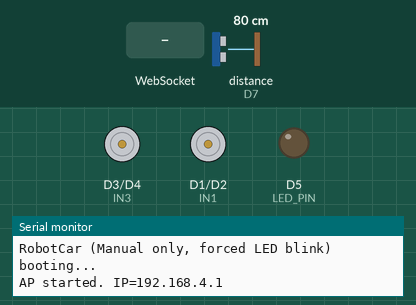
Simulated run of this sketch. Board: ESP8266 (NodeMCU). Parts: motor-driver pin pairs drawn as motors (green arrow = first pin HIGH = forward, orange = second pin HIGH = backward, longer = more drive), output pins drawn as LEDs (lit = HIGH), the last lines printed to the serial monitor. Wiring (inferred from the names in the program): ultrasonic range finder: trigger D6; echo D7. Dashed ring = blinking. The test bench sets the inputs (shaded band); at power-on: distance to the obstacle (sensor on D7) 80 cm. The echo pulse lasts 58.3 µs per cm; pins used as bus, display or sensor lines are not drawn.

Above: at 1.2 s.
1.3 s: distance to the obstacle (sensor on D7) set to 23 cm
2.8 s: distance to the obstacle (sensor on D7) set to 19 cm
At 3.13 s:
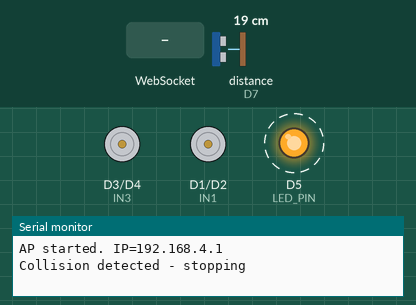
5.8 s: WebSocket text "B" received
At 6.03 s:
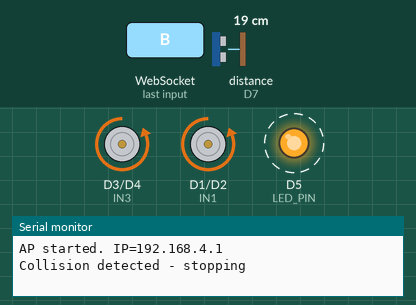
8.8 s: WebSocket text "L" received
At 9.88 s:
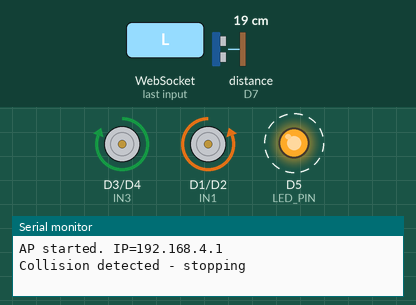
11.8 s: WebSocket text "R" received
At 12.77 s:
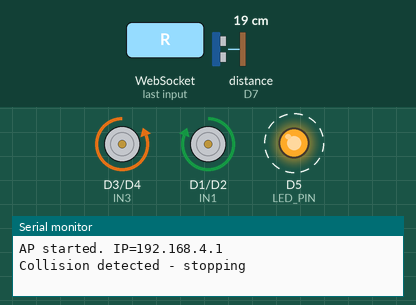
14.8 s: WebSocket text "F" received
At 15.67 s:
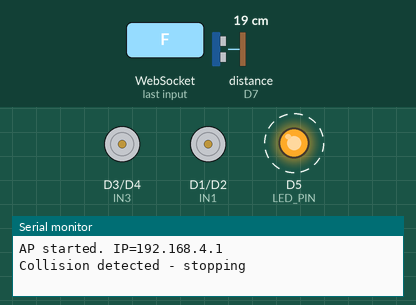
Timing chart, 0 to 18.8 s (numbered marks = the images above; inputs shaded):
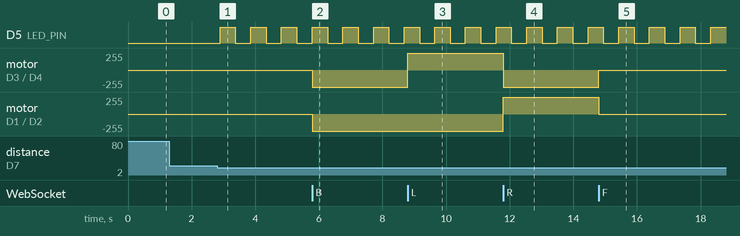

Measured:
- the behaviour switches between 21 and 20 cm on distance to the obstacle (sensor on D7) (found by bisection; images 0 and 1)
- after the input at 1.3 s, every drawn part: stays the same
- after the input at 2.8 s, D5 (LED_PIN): alternates HIGH for 0.48 s and LOW for 0.48 s, starting after 0.10 s
- after the input at 5.8 s, motor on D3 (IN3) / D4 (IN4), motor on D1 (IN1) / D2 (IN2): stopped → backward 255/255 at once
- after the input at 8.8 s, motor on D3 (IN3) / D4 (IN4): backward 255/255 → forward 255/255 at once
- after the input at 11.8 s, motor on D3 (IN3) / D4 (IN4): forward 255/255 → backward 255/255 at once; motor on D1 (IN1) / D2 (IN2): backward 255/255 → forward 255/255 at once
- after the input at 14.8 s, motor on D3 (IN3) / D4 (IN4): backward 255/255 → stopped at once; motor on D1 (IN1) / D2 (IN2): forward 255/255 → stopped at once

The sketch:

ROBOTCARMANUAL.ino
```cpp
#include <ESP8266WiFi.h>
#include <DNSServer.h>
#include <ESP8266WebServer.h>
#include <WebSocketsServer.h>

// ================== PIN MAP ==================
const uint8_t IN1 = D1;
const uint8_t IN2 = D2;
const uint8_t IN3 = D3;
const uint8_t IN4 = D4;

const uint8_t LED_PIN = D5;      // indicator LED (external)
const uint8_t TRIG_PIN = D6;     // HC-SR04 Trigger
const uint8_t ECHO_PIN = D7;     // HC-SR04 Echo

// ================== Wi-Fi Config ==================
const char *ssid = "RobotCar_AP";
const char *password = "12345678";

// ================== Server Setup ==================
DNSServer dnsServer;
ESP8266WebServer server(80);
WebSocketsServer webSocket(81);

// ================== Parameters ==================
const int COLLISION_DISTANCE_CM = 20;      // obstacle threshold (blocks forward)
const unsigned long SENSOR_INTERVAL_MS = 120; // ultrasonic sampling
const unsigned long LED_BLINK_PERIOD_MS = 400;

// ================== State ==================
unsigned long lastSensorMillis = 0;
unsigned long ledBlinkMillis = 0;
bool ledBlinkState = false;

bool collisionDetected = false; // sensor-based
bool ledManualOn = false;       // toggled by LED_TOGGLE and persists across operation
float currentDistance = -1.0f;  // latest measured distance

// ================== HTML PAGE ==================
const char htmlPage[] PROGMEM = R"rawliteral(
<!doctype html>
<html><head>
<meta name="viewport" content="width=device-width,initial-scale=1">
<meta charset="utf-8"><title>Robot Control</title>
<style>
:root{
  --bg-primary: #0a0e1a;
  --bg-secondary: #111827;
  --bg-card: #1a1f35;
  --accent-blue: #3b82f6;
  --accent-blue-hover: #2563eb;
  --accent-green: #10b981;
  --text-primary: #f9fafb;
  --text-secondary: #9ca3af;
  --border: rgba(255,255,255,0.08);
  --danger: #ef4444;
  --shadow: rgba(0,0,0,0.3);
}

* {
  margin: 0;
  padding: 0;
  box-sizing: border-box;
  -webkit-user-select: none;
  -moz-user-select: none;
  user-select: none;
}

html, body {
  height: 100%;
  font-family: -apple-system, BlinkMacSystemFont, 'Segoe UI', 'Inter', sans-serif;
  background: linear-gradient(135deg, var(--bg-primary) 0%, var(--bg-secondary) 100%);
  color: var(--text-primary);
  overflow-x: hidden;
}

.container {
  min-height: 100vh;
  display: flex;
  align-items: center;
  justify-content: center;
  padding: 20px;
}

.card {
  width: 100%;
  max-width: 420px;
  background: var(--bg-card);
  border-radius: 24px;
  padding: 32px 24px;
  border: 1px solid var(--border);
  box-shadow: 0 20px 60px var(--shadow);
  backdrop-filter: blur(10px);
}

.header {
  text-align: center;
  margin-bottom: 32px;
  padding-bottom: 24px;
  border-bottom: 1px solid var(--border);
}

.title {
  font-size: 28px;
  font-weight: 700;
  letter-spacing: -0.5px;
  margin-bottom: 8px;
  background: linear-gradient(135deg, #60a5fa 0%, #3b82f6 100%);
  -webkit-background-clip: text;
  -webkit-text-fill-color: transparent;
  background-clip: text;
}

.subtitle {
  font-size: 13px;
  color: var(--text-secondary);
  line-height: 1.6;
}

.controls {
  display: flex;
  flex-direction: column;
  gap: 16px;
}

.control-row {
  display: flex;
  justify-content: space-between;
  align-items: center;
  gap: 12px;
}

.control-center {
  display: flex;
  justify-content: center;
}

.btn {
  padding: 16px 32px;
  border-radius: 14px;
  background: linear-gradient(135deg, var(--accent-blue) 0%, var(--accent-blue-hover) 100%);
  color: white;
  font-weight: 600;
  font-size: 15px;
  border: none;
  cursor: pointer;
  transition: all 0.2s ease;
  box-shadow: 0 4px 16px rgba(59, 130, 246, 0.3);
  position: relative;
  overflow: hidden;
}

.btn:hover {
  transform: translateY(-2px);
  box-shadow: 0 6px 24px rgba(59, 130, 246, 0.4);
}

.btn:active {
  transform: translateY(0);
}

.btn:disabled {
  opacity: 0.5;
  cursor: not-allowed;
  transform: none !important;
}

.btn-small {
  padding: 12px 24px;
  font-size: 14px;
  flex: 1;
}

.btn-ghost {
  background: rgba(255, 255, 255, 0.05);
  border: 1px solid var(--border);
  box-shadow: none;
}

.btn-ghost:hover {
  background: rgba(255, 255, 255, 0.08);
  box-shadow: none;
}

.led-section {
  display: flex;
  align-items: center;
  gap: 12px;
  padding: 12px 16px;
  background: rgba(255, 255, 255, 0.03);
  border-radius: 12px;
  border: 1px solid var(--border);
}

.led {
  width: 12px;
  height: 12px;
  border-radius: 50%;
  background: rgba(255, 255, 255, 0.1);
  transition: all 0.3s ease;
  box-shadow: inset 0 2px 4px rgba(0, 0, 0, 0.3);
}

.led.on {
  background: var(--accent-green);
  box-shadow: 0 0 20px rgba(16, 185, 129, 0.6), 0 0 40px rgba(16, 185, 129, 0.3);
}

.btn-led {
  flex: 1;
  padding: 8px 16px;
  font-size: 13px;
  border-radius: 8px;
}

.connection-status {
  font-size: 12px;
  color: var(--text-secondary);
  padding: 8px 12px;
  background: rgba(255, 255, 255, 0.03);
  border-radius: 8px;
  border: 1px solid var(--border);
  text-align: center;
  font-weight: 500;
}

.status-panel {
  margin-top: 24px;
  padding: 20px;
  background: rgba(255, 255, 255, 0.03);
  border-radius: 16px;
  border: 1px solid var(--border);
}

.status-row {
  display: flex;
  justify-content: space-between;
  align-items: center;
  padding: 12px 0;
}

.status-row:not(:last-child) {
  border-bottom: 1px solid var(--border);
}

.status-label {
  font-size: 14px;
  color: var(--text-secondary);
  font-weight: 500;
}

.status-value {
  font-size: 18px;
  font-weight: 700;
  color: var(--text-primary);
}

.warning {
  color: var(--danger);
  font-weight: 700;
  font-size: 14px;
  animation: pulse 1.5s ease-in-out infinite;
}

@keyframes pulse {
  0%, 100% { opacity: 1; }
  50% { opacity: 0.6; }
}

.footer {
  margin-top: 24px;
  padding-top: 20px;
  border-top: 1px solid var(--border);
  text-align: center;
  font-size: 12px;
  color: var(--text-secondary);
  line-height: 1.6;
}

@media (max-width: 480px) {
  .card {
    padding: 24px 20px;
  }

  .title {
    font-size: 24px;
  }

  .btn {
    padding: 14px 28px;
    font-size: 14px;
  }

  .btn-small {
    padding: 10px 20px;
    font-size: 13px;
  }
}
</style>
</head><body>
<div class="container">
  <div class="card">
    <div class="header">
      <div class="title">Robot Control</div>
      <div class="subtitle">HC-SR04 Collision Detection<br>LED Force Blink on Obstacle</div>
    </div>

    <div class="controls">
      <div class="control-center">
        <button id="btnF" class="btn" data-cmd="F">FORWARD</button>
      </div>

      <div class="control-row">
        <button id="btnL" class="btn btn-small" data-cmd="L">LEFT</button>
        <button id="btnS" class="btn btn-ghost btn-small" data-cmd="S">STOP</button>
        <button id="btnR" class="btn btn-small" data-cmd="R">RIGHT</button>
      </div>

      <div class="control-center">
        <button id="btnB" class="btn" data-cmd="B">BACK</button>
      </div>

      <div class="control-row" style="margin-top: 8px;">
        <div class="led-section">
          <span id="ledIndicator" class="led"></span>
          <button id="btnToggleLED" class="btn btn-ghost btn-led">Toggle LED</button>
        </div>
        <div id="connText" class="connection-status">Connecting...</div>
      </div>
    </div>

    <div class="status-panel">
      <div class="status-row">
        <span class="status-label">Distance</span>
        <span id="distanceText" class="status-value">-- cm</span>
      </div>
      <div class="status-row">
        <span class="status-label">Status</span>
        <span id="collisionText" class="status-value">—</span>
      </div>
    </div>

    <div class="footer">
      Hold buttons for continuous movement<br>
      Forward disabled during obstacle detection<br>
      <br>
      <strong>Created by Roy Cuadra @2025</strong>
    </div>
  </div>
</div>

<script>
(function(){
  let ws;
  const connText=document.getElementById('connText');
  const distanceText=document.getElementById('distanceText');
  const collisionText=document.getElementById('collisionText');
  const ledIndicator=document.getElementById('ledIndicator');

  const btnF=document.getElementById('btnF');
  const btnB=document.getElementById('btnB');
  const btnL=document.getElementById('btnL');
  const btnR=document.getElementById('btnR');
  const btnS=document.getElementById('btnS');
  const btnToggleLED=document.getElementById('btnToggleLED');

  function connect(){
    ws = new WebSocket('ws://'+location.hostname+':81/');
    ws.onopen = ()=> connText.textContent='Connected';
    ws.onclose = ()=> connText.textContent='Disconnected';
    ws.onerror = ()=> connText.textContent='WS Error';
    ws.onmessage = (e)=> handleMsg(e.data);
  }
  function handleMsg(msg){
    if(msg.startsWith('DIST:')){
      distanceText.textContent = msg.split(':')[1] + ' cm';
    } else if(msg==='COLLIDE'){
      collisionText.innerHTML = '<span class="warning">OBSTACLE</span>';
    } else if(msg==='BLOCK_FWD'){
      btnF.disabled=true; btnF.classList.add('btn-ghost');
      collisionText.innerHTML = '<span class="warning">FORWARD BLOCKED</span>';
    } else if(msg==='CLEAR_BLOCK'){
      btnF.disabled=false; btnF.classList.remove('btn-ghost');
      collisionText.textContent = '—';
    } else if(msg==='LED_ON'){
      ledIndicator.classList.add('on');
    } else if(msg==='LED_OFF'){
      ledIndicator.classList.remove('on');
    }
  }

  function send(cmd){
    if(ws && ws.readyState===WebSocket.OPEN) ws.send(cmd);
  }

  btnF.addEventListener('pointerdown', ()=> send('F') );
  btnF.addEventListener('pointerup', ()=> send('S') );
  btnB.addEventListener('pointerdown', ()=> send('B') );
  btnB.addEventListener('pointerup', ()=> send('S') );
  btnL.addEventListener('pointerdown', ()=> send('L') );
  btnL.addEventListener('pointerup', ()=> send('S') );
  btnR.addEventListener('pointerdown', ()=> send('R') );
  btnR.addEventListener('pointerup', ()=> send('S') );
  btnS.addEventListener('click', ()=> send('S') );
  btnToggleLED.addEventListener('click', ()=> send('LED_TOGGLE') );

  connect();
  setInterval(()=> {
    if(!ws) { connText.textContent='Not connected'; return; }
    if(ws.readyState===WebSocket.OPEN) connText.textContent='Connected';
    else if(ws.readyState===WebSocket.CONNECTING) connText.textContent='Connecting...';
    else connText.textContent='Disconnected';
  },700);
})();
</script>
</body></html>
)rawliteral";

// ================== Movement helpers ==================
void forwardMove(){
  if(collisionDetected){ stopMotor(); return; }
  digitalWrite(IN1, HIGH);
  digitalWrite(IN2, LOW);
  digitalWrite(IN3, HIGH);
  digitalWrite(IN4, LOW);
}

void backwardMove(){
  digitalWrite(IN1, LOW);
  digitalWrite(IN2, HIGH);
  digitalWrite(IN3, LOW);
  digitalWrite(IN4, HIGH);
}

void leftMove(){
  digitalWrite(IN1, LOW);
  digitalWrite(IN2, HIGH);
  digitalWrite(IN3, HIGH);
  digitalWrite(IN4, LOW);
}

void rightMove(){
  digitalWrite(IN1, HIGH);
  digitalWrite(IN2, LOW);
  digitalWrite(IN3, LOW);
  digitalWrite(IN4, HIGH);
}

void stopMotor(){
  digitalWrite(IN1, LOW);
  digitalWrite(IN2, LOW);
  digitalWrite(IN3, LOW);
  digitalWrite(IN4, LOW);
}

// ================== WebSocket helpers ==================
void broadcastStatus(const char *msg) {
  String payload = msg;
  webSocket.broadcastTXT(payload);
}

// ================== Ultrasonic ==================
float readUltrasonicCM(){
  digitalWrite(TRIG_PIN, LOW);
  delayMicroseconds(2);
  digitalWrite(TRIG_PIN, HIGH);
  delayMicroseconds(10);
  digitalWrite(TRIG_PIN, LOW);
  unsigned long duration = pulseIn(ECHO_PIN, HIGH, 30000UL);
  if(duration == 0) return -1.0f;
  return (float)duration / 58.2f;
}

// ================== WebSocket message handler ==================
void handleWsMessage(uint8_t num, WStype_t type, uint8_t * payload, size_t length){
  if(type != WStype_TEXT) return;
  char buf[128];
  if(length > 127) length = 127;
  memcpy(buf, payload, length);
  buf[length] = '\0';
  String cmd = String(buf);
  cmd.trim();

  if(cmd == "F"){ forwardMove(); return; }
  if(cmd == "B"){ backwardMove(); return; }
  if(cmd == "L"){ leftMove(); return; }
  if(cmd == "R"){ rightMove(); return; }
  if(cmd == "S"){ stopMotor(); return; }

  if(cmd == "LED_TOGGLE"){
    ledManualOn = !ledManualOn;
    digitalWrite(LED_PIN, ledManualOn ? HIGH : LOW);
    broadcastStatus(ledManualOn ? "LED_ON" : "LED_OFF");
  }
}

void onWebSocketEvent(uint8_t num, WStype_t type, uint8_t * payload, size_t length){
  handleWsMessage(num, type, payload, length);
}

// ================== Setup ==================
void setup(){
  Serial.begin(115200);
  Serial.println("\nRobotCar (Manual only, forced LED blink) booting...");

  pinMode(IN1, OUTPUT); pinMode(IN2, OUTPUT);
  pinMode(IN3, OUTPUT); pinMode(IN4, OUTPUT);
  stopMotor();

  pinMode(LED_PIN, OUTPUT); digitalWrite(LED_PIN, LOW);
  pinMode(TRIG_PIN, OUTPUT); digitalWrite(TRIG_PIN, LOW);
  pinMode(ECHO_PIN, INPUT);

  WiFi.mode(WIFI_AP);
  WiFi.softAP(ssid, password);
  IPAddress ip = WiFi.softAPIP();
  Serial.printf("AP started. IP=%s\n", ip.toString().c_str());

  dnsServer.start(53, "*", ip);
  server.onNotFound([](){ server.send_P(200, "text/html", htmlPage); });
  server.begin();
  webSocket.begin();
  webSocket.onEvent(onWebSocketEvent);

  lastSensorMillis = millis();
}

// ================== Loop ==================
void loop(){
  dnsServer.processNextRequest();
  server.handleClient();
  webSocket.loop();

  unsigned long now = millis();

  if(now - lastSensorMillis >= SENSOR_INTERVAL_MS){
    lastSensorMillis = now;
    float d = readUltrasonicCM();
    if(d > 0.0f){
      currentDistance = d;
      int dd = (int)round(d);
      char b[32]; snprintf(b, sizeof(b), "DIST:%d", dd);
      broadcastStatus(b);

      if(dd <= COLLISION_DISTANCE_CM){
        if(!collisionDetected){
          collisionDetected = true;
          stopMotor();
          broadcastStatus("COLLIDE");
          Serial.println("Collision detected - stopping");
        }
        if(now - ledBlinkMillis >= LED_BLINK_PERIOD_MS){
          ledBlinkMillis = now;
          ledBlinkState = !ledBlinkState;
          digitalWrite(LED_PIN, ledBlinkState ? HIGH : LOW);
          broadcastStatus(ledBlinkState ? "LED_ON" : "LED_OFF");
        }
        broadcastStatus("BLOCK_FWD");
      } else {
        if(collisionDetected){
          collisionDetected = false;
          digitalWrite(LED_PIN, ledManualOn ? HIGH : LOW);
          broadcastStatus(ledManualOn ? "LED_ON" : "LED_OFF");
          broadcastStatus("CLEAR_BLOCK");
          Serial.println("Collision cleared");
        }
        ledBlinkState = false;
      }
    }
  }
  yield();
}
```
